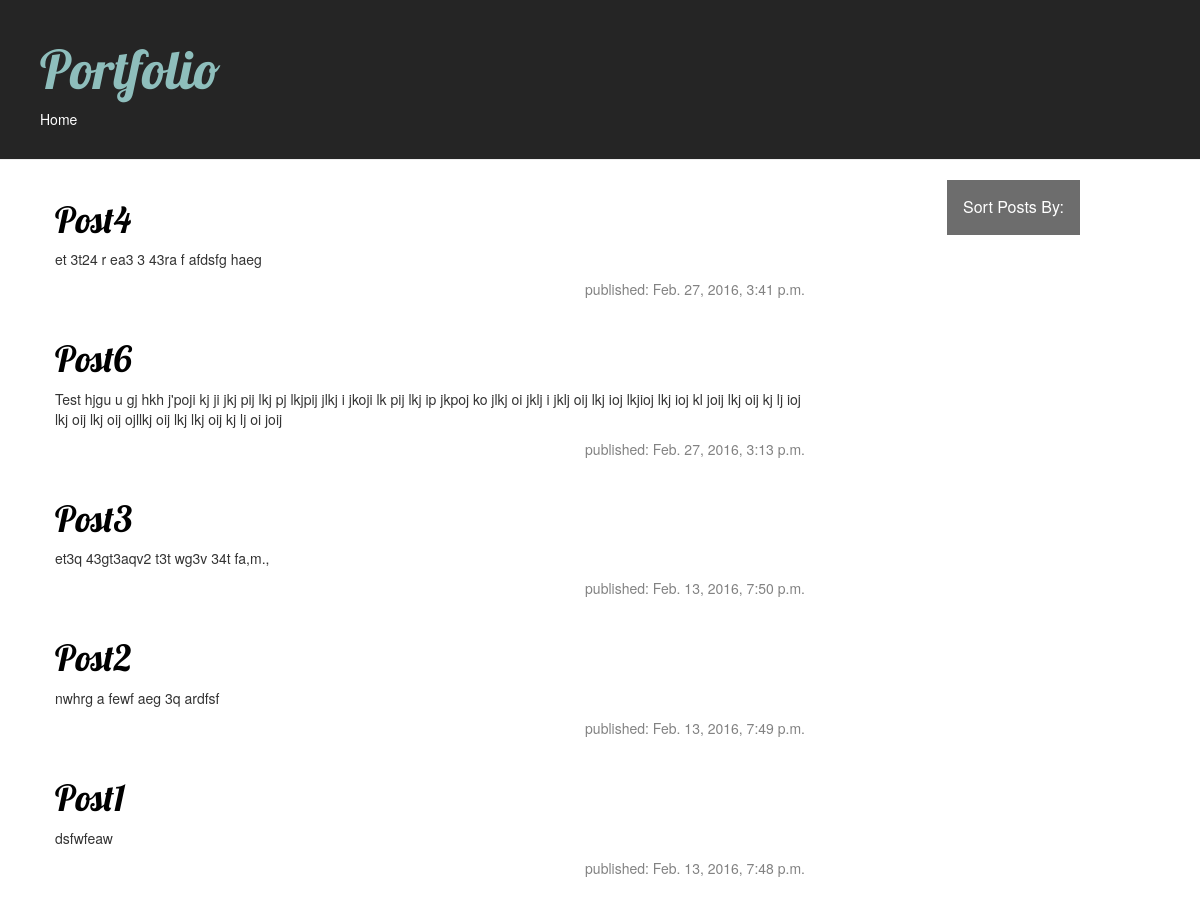
Screenshot of /blog/ with the database file from the repository.
### blog/models.py (models this page shows, shortened)
class Post(models.Model):
    author = models.ForeignKey('auth.User')
    title = models.CharField(max_length=200)
    text = models.TextField()
    created_date = models.DateTimeField(
            default=timezone.now)
    published_date = models.DateTimeField(
            blank=True, null=True)

### blog/views.py (the view)
def post_list(request):
    posts = Post.objects.filter(published_date__lte=timezone.now()).order_by('-published_date')
    return render(request, 'blog/post_list.html', {'posts': posts})

### blog/templates/blog/post_list.html (shortened to what this page needs)
{% load staticfiles %}
<html>
    <head>
        <div class="page-header">
          <h1>Portfolio</h1>
          <div class = "sub-header">
            <p><a href = "http://127.0.0.1:8000/">Home</a></p>
          </div>
        </div>
        <link rel="stylesheet" href="//maxcdn.bootstrapcdn.com/bootstrap/3.2.0/css/bootstrap.min.css">
        <link rel="stylesheet" href="//maxcdn.bootstrapcdn.com/bootstrap/3.2.0/css/bootstrap-theme.min.css">
        <link rel="stylesheet" href="{% static 'css/blog.css' %}">
    </head>
    <body>
      <div class="dropdown">
        <button class="dropdown_b">Sort Posts By:</button>
      </div>
      <div class="content container">
          <div class="row">
            <div class="col-md-8">
            {% for post in posts %}
                <div class="post">
                    <h1><a href="">{{ post.title }}</a></h1>
                    <p>{{ post.text|linebreaks }}</p>
                    <div class="date">
                        <p>published: {{ post.published_date }}</p>
                    </div>
                </div>
            {% endfor %}
            </div>
          </div>
        </div>
    </body>
</html>

### blog/static/css/blog.css (style rules this page uses)
.page-header { background-color: #252525; margin-top: 0; padding: 20px 20px 20px 40px; }
.dropdown { float: right; margin-right: 10%; display: inline-block; }
.dropdown_b { background-color: #6D6D6D; color: white; padding: 16px; font-size: 16px; border: none; cursor: pointer; }
.page-header h1, .page-header h1 a, .page-header h1 a:visited, .page-header h1 a:active { color: #8ebebc; font-size: 40pt; text-decoration: none; }
.sub-header a { color: white; }
.content { margin-left: 40px; }
h1, h2, h3, h4 { font-family: 'Lobster', cursive; }
.date { float: right; color: #828282; }
.post { margin-bottom: 70px; }
.post h1 a, .post h1 a:visited { color: #000000; }

### rows the page displays
Post: title "Post4", text "et 3t24 r ea3 3 43ra f afdsfg haeg", published_date "Feb. 27, 2016, 3:41 p.m."
Post: title "Post6", text "Test hjgu u gj hkh j'poji kj ji jkj pij lkj pj lkjpij jlkj i jkoji lk pij lkj ip jkpoj ko jlkj oi jklj i jklj oij lkj ioj lkjioj lkj ioj kl joij lkj oij kj lj ioj lkj oij lkj oij ojllkj oij lkj lkj oij kj lj oi joij", published_date "Feb. 27, 2016, 3:13 p.m."
Post: title "Post3", text "et3q 43gt3aqv2 t3t wg3v 34t fa,m.,", published_date "Feb. 13, 2016, 7:50 p.m."
Post: title "Post2", text "nwhrg a fewf aeg 3q ardfsf", published_date "Feb. 13, 2016, 7:49 p.m."
Post: title "Post1", text "dsfwfeaw", published_date "Feb. 13, 2016, 7:48 p.m."
